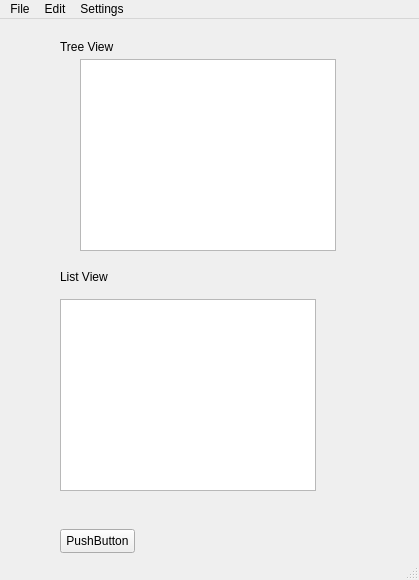
<?xml version="1.0" encoding="UTF-8"?>
<ui version="4.0">
 <class>MainWindow</class>
 <widget class="QMainWindow" name="MainWindow">
  <property name="geometry">
   <rect>
    <x>0</x>
    <y>0</y>
    <width>419</width>
    <height>580</height>
   </rect>
  </property>
  <property name="windowTitle">
   <string>MainWindow</string>
  </property>
  <widget class="QWidget" name="centralwidget">
   <widget class="QPushButton" name="pushButton">
    <property name="geometry">
     <rect>
      <x>60</x>
      <y>510</y>
      <width>75</width>
      <height>24</height>
     </rect>
    </property>
    <property name="text">
     <string>PushButton</string>
    </property>
   </widget>
   <widget class="QTreeView" name="treeView">
    <property name="geometry">
     <rect>
      <x>80</x>
      <y>40</y>
      <width>256</width>
      <height>192</height>
     </rect>
    </property>
   </widget>
   <widget class="QLabel" name="label">
    <property name="geometry">
     <rect>
      <x>60</x>
      <y>20</y>
      <width>71</width>
      <height>16</height>
     </rect>
    </property>
    <property name="text">
     <string>Tree View</string>
    </property>
   </widget>
   <widget class="QListWidget" name="listWidget">
    <property name="geometry">
     <rect>
      <x>60</x>
      <y>280</y>
      <width>256</width>
      <height>192</height>
     </rect>
    </property>
   </widget>
   <widget class="QLabel" name="label_2">
    <property name="geometry">
     <rect>
      <x>60</x>
      <y>250</y>
      <width>71</width>
      <height>16</height>
     </rect>
    </property>
    <property name="text">
     <string>List View</string>
    </property>
   </widget>
  </widget>
  <widget class="QMenuBar" name="menubar">
   <property name="geometry">
    <rect>
     <x>0</x>
     <y>0</y>
     <width>419</width>
     <height>22</height>
    </rect>
   </property>
   <widget class="QMenu" name="menuFile">
    <property name="title">
     <string>File</string>
    </property>
    <addaction name="actionOpen"/>
    <addaction name="actionSave"/>
    <addaction name="actionQuit"/>
   </widget>
   <widget class="QMenu" name="menuEditTab">
    <property name="title">
     <string>Edit</string>
    </property>
    <addaction name="actionEdit"/>
   </widget>
   <widget class="QMenu" name="menuSettings">
    <property name="title">
     <string>Settings</string>
    </property>
   </widget>
   <addaction name="menuFile"/>
   <addaction name="menuEditTab"/>
   <addaction name="menuSettings"/>
  </widget>
  <widget class="QStatusBar" name="statusbar"/>
  <action name="actionOpen">
   <property name="text">
    <string>Open</string>
   </property>
  </action>
  <action name="actionEdit">
   <property name="text">
    <string>Edit</string>
   </property>
  </action>
  <action name="actionSave">
   <property name="enabled">
    <bool>false</bool>
   </property>
   <property name="text">
    <string>Save</string>
   </property>
  </action>
  <action name="actionQuit">
   <property name="enabled">
    <bool>true</bool>
   </property>
   <property name="text">
    <string>Quit</string>
   </property>
  </action>
 </widget>
 <resources/>
 <connections/>
</ui>
